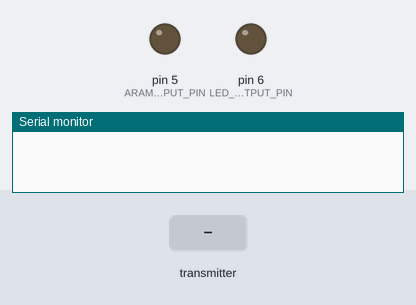
Bench run of a sketch on a simulated Arduino Uno, built with avr-gcc and run on an emulated ATmega328P. Parts: output pins drawn as LEDs (lit = HIGH), the last lines printed to the serial monitor. Dashed ring = blinking. Inputs (shaded band) come from the test bench. No radio packets arrive unless stated.

Above: at 1.2 s.
1.3 s: the transmitter starts sending firedetection = 0
At 1.8 s:
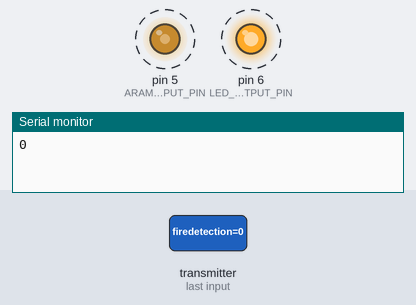
Timing chart, 0 to 10.3 s (numbered marks = the images above; inputs shaded):
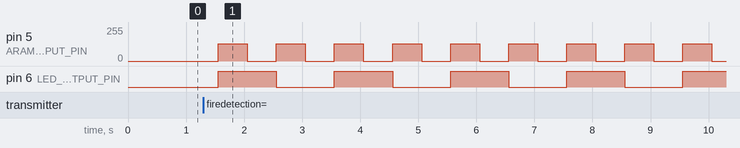

The sketch:

receive_1108.ino
```cpp
#include <SPI.h>
#include <nRF24L01.h>
#include <RF24.h>

//NRF24와 연결할 핀을 연결할 코드이다.
//9번 핀은 CE, 10번 핀은 CSN, 11번 핀은 MOSI, 12번 핀은 MISO, 13번 핀은 SCK
//NRF 모듈이 외부 간섭으로 부터 신호가 불안정할 경우 VCC, GND에 10uF 연결

#define CEPIN 9
#define CSNPIN 10

//ADDRESS는 NRF 모듈의 통신 주소이다. 송 수신 모두 동일한 값이어야함.
#define ADDRESS 0xF0F0F0E1LL

RF24 radio(CEPIN, CSNPIN); // CE, CSN 핀 설정

//화재 감지기로부터 화재 감지 여부를 전달받는 함수
bool RECEIVE_ALERT(float RECEIVE_FREQ, bool SPEAKER_SWITCH){
  bool firedetection = false;   //firedetection 값 초기화
  static unsigned long receive_prevmillis = 0;
  const unsigned long receive_delaymillis = RECEIVE_FREQ;
  static bool receive_state = 0;

  unsigned long receive_currmillis = millis();

  if(SPEAKER_SWITCH && radio.available()){
    if(receive_currmillis - receive_prevmillis >= receive_delaymillis){
      receive_prevmillis = receive_currmillis;
      radio.read(&firedetection, sizeof(firedetection));Serial.println(firedetection);return firedetection;}}else{}
}

//소화기 받침대의 스피커를 작동하는 함수(기본값은 테스트 레벨로)
void SPEAKER(float DELAY_MILIS_SPEAKER, bool ARAM_SWITCH, bool ISTEST = true){
  #define LOW_LEVEL 0
  #define TEST_LEVEL 128
  #define ALERT_LEVEL 255
  #define ARAM_OUTPUT_PIN 5

  static unsigned long previousMillis = 0;
  static int speakerState = LOW_LEVEL;
  const unsigned long delayMillis = DELAY_MILIS_SPEAKER;

  unsigned long currentMillis = millis();
  //테스트 버튼을 누를 경우 스피커 시험 출력
  if (ISTEST && ARAM_SWITCH) {
    if (currentMillis - previousMillis >= delayMillis) {previousMillis = currentMillis;
      if (speakerState == LOW_LEVEL) {speakerState = TEST_LEVEL;} else {speakerState = LOW_LEVEL;}
      analogWrite(ARAM_OUTPUT_PIN, speakerState);}}
  //실제 상황이 발생할 경우 스피커 최대 출력
  else if (!ISTEST && ARAM_SWITCH){
    if(currentMillis - previousMillis >= delayMillis){
      previousMillis = currentMillis;
      if(speakerState == LOW_LEVEL) {speakerState = ALERT_LEVEL;} else {speakerState = LOW_LEVEL;}
      analogWrite(ARAM_OUTPUT_PIN, speakerState);}}
}


//소화기 받침대의 LED를 작동하는 함수
void BLINK_LED(long DELAY_MILIS_LED, bool LED_SWITCH){
  #define LED_OUTPUT_PIN 6

  const unsigned long led_interval = DELAY_MILIS_LED;
  static long prev_milis = 0;
  const unsigned long curr_milis = millis();
  if(LED_SWITCH == true){
    if ((curr_milis - prev_milis >= led_interval)) {prev_milis = curr_milis; digitalWrite(LED_OUTPUT_PIN, !digitalRead(LED_OUTPUT_PIN));}}else{}}

void setup(){

  //시리얼 모니터에 통신 값을 받아오는 비트레이트 처리 -> 시제품 때 삭제 예정.
  Serial.begin(9600);

  radio.begin();
  radio.openReadingPipe(0, ADDRESS);
  radio.setPALevel(RF24_PA_MIN);
  //모듈을 수신기 상태로 설정한다.
  radio.startListening();

  pinMode(ARAM_OUTPUT_PIN, OUTPUT);
  pinMode(LED_OUTPUT_PIN, OUTPUT);
}

void loop(){
  float FREQ = 1000;
  bool BIT_CHECKER = RECEIVE_ALERT(FREQ, true);
  if(BIT_CHECKER == true){BLINK_LED(1000, true);SPEAKER(500, true);}else{}


}
```

Measured:
- after the input at 1.3 s, pin 5 (ARAM_OUTPUT_PIN): alternates 128/255 for 0.50 s and 0/255 for 0.50 s, starting after 0.26 s; pin 6 (LED_OUTPUT_PIN): alternates HIGH for 1.0 s and LOW for 1.0 s, starting after 0.26 s
